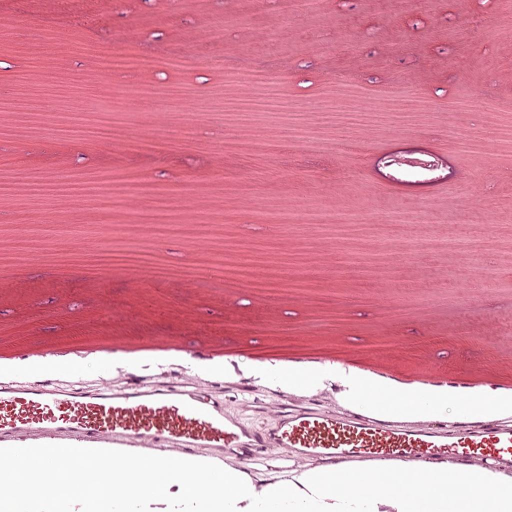
#> input picture Region_Growing/1.jpg, 1024 x 1024 px (shown at 1/2 size)
$ python color_based_seg.py
#> lines starting #> are read from the running program, lines starting #| are printed output that depends on the picture
'''
Structure of Regions:
The region is a dictionary object with the following values:
- pixels -> list which stores the coordinates of various pixels for each region
- pixel values -> list which stores the pixel values for each region
- mean color -> a representative of the entire region, used to calculate the similarity of a pixel from the region.
- unique color assigned to region

Structure of Elements in Stack:
The tuples in the stack will have the pixel coordinates and the pixel value.
'''
import time

import numpy as np
import cv2
from matplotlib import pyplot as plt
from progress.bar import IncrementalBar

t = time.time()
# load an image
img = cv2.imread("1.jpg")
#> img is the input picture: shape (1024, 1024, 3); mean B, G, R 160.1, 137.8, 215.3
img = cv2.resize(img, (0, 0), fx = 0.1, fy = 0.1)
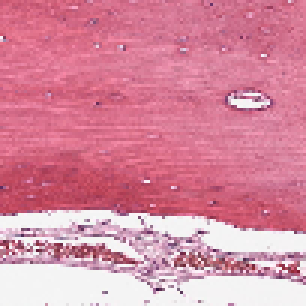
#> img: shape (102, 102, 3) (shown 3 times larger); mean B, G, R 159.9, 137.5, 215.2

print(img.shape)
#| (102, 102, 3)

# cv2.imshow("Disp", img)

# Params for the performing the segmentation.
threshold = 20.0

# numpy array to store the final image
output = np.zeros(img.shape)

# perform the following operations on the entire image
stack = []  # for storing the info of all pixels

for i in range(img.shape[0]):
    for j in range(img.shape[1]):
        obj = {"Coord": [i, j], "Val": img[i, j]}
        stack.append(obj)
#> after the loop, stack = 10404 items


def gen_color(oldCol: list):
    r = np.random.rand()*255
    b = np.random.rand()*255
    g = np.random.rand()*255
    color = [r, g, b]

    while color in oldCol:
        r = np.random.rand()*255
        b = np.random.rand()*255
        g = np.random.rand()*255
        color = [r, g, b]

    oldCol.append(color)
    return color


def eucl_dist(v1, v2):
    return np.linalg.norm(v1 - v2)


# code to start with the segmentation
p1 = stack.pop()
#> p1 = {'Coord': [101, 101], 'Val': [244, 244, 244]}
p2 = stack.pop()
#> p2 = {'Coord': [101, 100], 'Val': [244, 243, 245]}

regions = list()
colors = list()

# initially form regions manually
dist = eucl_dist(p1["Val"], p2["Val"])
#> dist = 255


if dist < threshold:
    new_col = gen_color(colors)
    reg = {"pixels": [p1["Coord"], p2["Coord"]], "values": [
        p1["Val"], p2["Val"]], "mean": 0.0, "col": new_col}
    reg["mean"] = np.mean(reg["values"], axis=0)

    output[p1["Coord"][0], p1["Coord"][1]] = new_col
    output[p2["Coord"][0], p2["Coord"][1]] = new_col

    regions.append(reg)
else:
    new_col = gen_color(colors)
    reg = {"pixels": [p1["Coord"]], "values": [
        p1["Val"]], "mean": 0.0, "col": new_col}
#> reg = {'pixels': [[101, 101]], 'values': [[244, 244, 244]], 'mean': 0, 'col': [139.9, 153.7, 182.4]}
    reg["mean"] = np.mean(reg["values"], axis=0)

    output[p1["Coord"][0], p1["Coord"][1]] = new_col

    regions.append(reg)

    new_col = gen_color(colors)
    reg = {"pixels": [p2["Coord"]], "values": [
        p2["Val"]], "mean": 0.0, "col": new_col}
#> reg = {'pixels': [[101, 100]], 'values': [[244, 243, 245]], 'mean': 0, 'col': [138.9, 164.7, 108]}
    reg["mean"] = np.mean(reg["values"])

    output[p2["Coord"][0], p2["Coord"][1]] = new_col

    regions.append(reg)

# start now with traversing the array of regions and stack
#> (the run stopped early here; a loop or call above may not have finished)

$ run again, with Region_Growing/2.jpg copied over Region_Growing/1.jpg
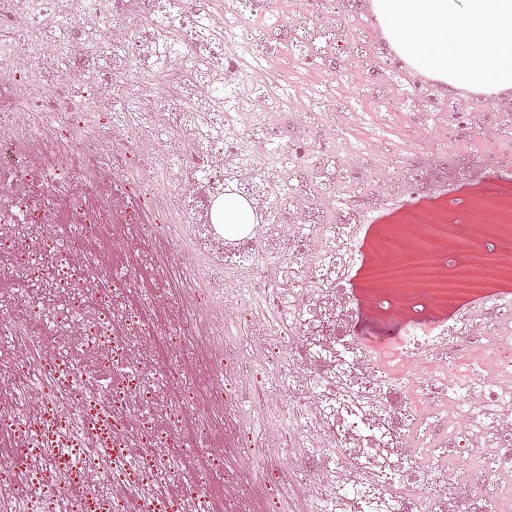
#> input picture Region_Growing/2.jpg, 1024 x 1024 px (shown at 1/2 size)
#> img is the input picture: shape (1024, 1024, 3); mean B, G, R 190.2, 167.7, 214
#> `img = cv2.resize(img, (0, 0), fx = 0.1, fy = 0.1)`:
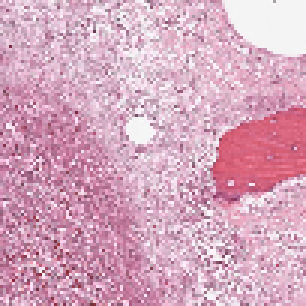
#> img: shape (102, 102, 3) (shown 3 times larger); mean B, G, R 190, 167.4, 213.8
#| (102, 102, 3)
#> after the loop `for i in range(img.shape[0]):`: stack = 10404 items
#> p1 = {'Coord': [101, 101], 'Val': [197, 174, 226]}
#> p2 = {'Coord': [101, 100], 'Val': [196, 175, 226]}
#> dist = 255
#> `reg = {"pixels": [p1["Coord"]], "values": [ p1["Val"]], "mean": 0.0, "..`: reg = {'pixels': [[101, 101]], 'values': [[197, 174, 226]], 'mean': 0, 'col': [139.9, 153.7, 182.4]}
#> `reg = {"pixels": [p2["Coord"]], "values": [ p2["Val"]], "mean": 0.0, "..`: reg = {'pixels': [[101, 100]], 'values': [[196, 175, 226]], 'mean': 0, 'col': [138.9, 164.7, 108]}

$ run again, with Region_Growing/3.jpg copied over Region_Growing/1.jpg
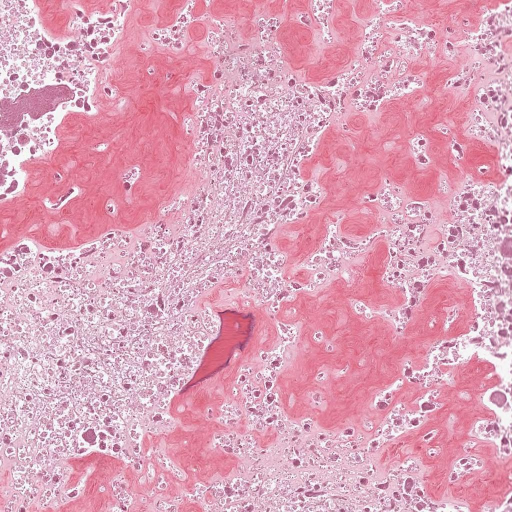
#> input picture Region_Growing/3.jpg, 1024 x 1024 px (shown at 1/2 size)
#> img is the input picture: shape (1024, 1024, 3); mean B, G, R 186.6, 164.5, 221.1
#> `img = cv2.resize(img, (0, 0), fx = 0.1, fy = 0.1)`:
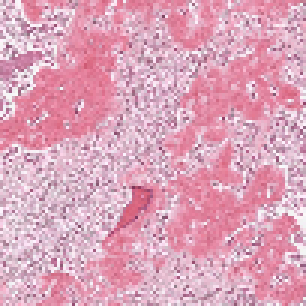
#> img: shape (102, 102, 3) (shown 3 times larger); mean B, G, R 186.8, 164.6, 221.3
#| (102, 102, 3)
#> after the loop `for i in range(img.shape[0]):`: stack = 10404 items
#> p1 = {'Coord': [101, 101], 'Val': [185, 165, 200]}
#> p2 = {'Coord': [101, 100], 'Val': [247, 245, 248]}
#> dist = 334.5
#> `reg = {"pixels": [p1["Coord"]], "values": [ p1["Val"]], "mean": 0.0, "..`: reg = {'pixels': [[101, 101]], 'values': [[185, 165, 200]], 'mean': 0, 'col': [139.9, 153.7, 182.4]}
#> `reg = {"pixels": [p2["Coord"]], "values": [ p2["Val"]], "mean": 0.0, "..`: reg = {'pixels': [[101, 100]], 'values': [[247, 245, 248]], 'mean': 0, 'col': [138.9, 164.7, 108]}
